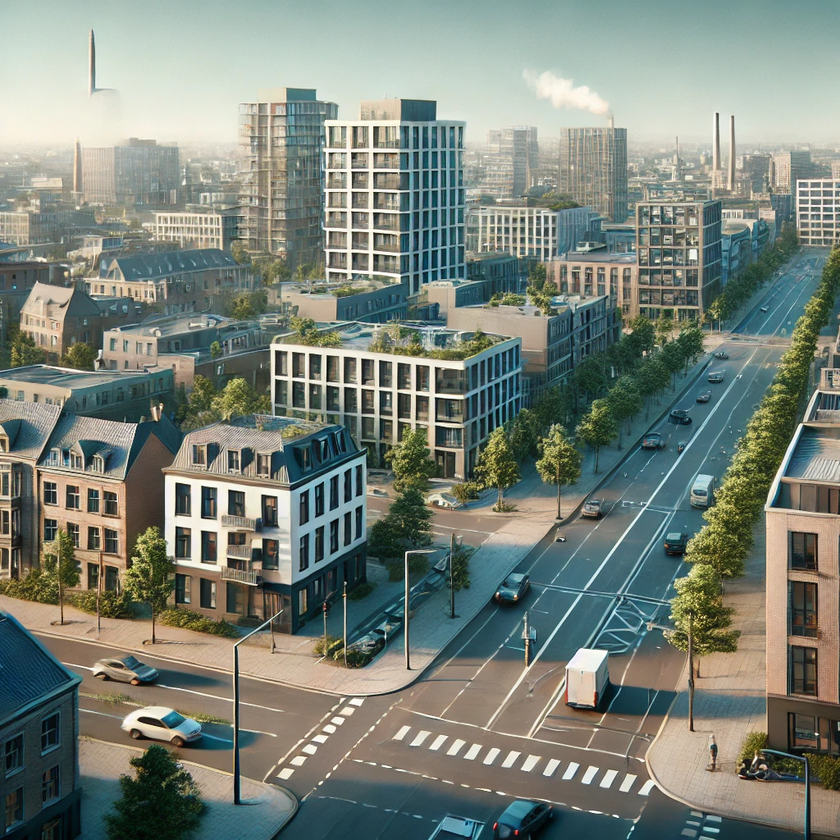
#> input picture Trabalho_01/image/cidade_1024X1024.png, 840 x 840 px, shrunk from 1024 x 1024 before the run
$ python q5.py
#> lines starting #> are read from the running program, lines starting #| are printed output that depends on the picture
#> further down, imagem is the input picture: shape (840, 840, 3); mean B, G, R 120.8, 130.9, 122.4
import cv2
import numpy as np

def expansao_contraste_linear(imagem):
    # Separar os canais manualmente
    canais = [imagem[:, :, 0], imagem[:, :, 1], imagem[:, :, 2]]  # R, G, B

    canais_expandidos = []
    for canal in canais:
        I_min, I_max = np.min(canal), np.max(canal)
        L_min, L_max = 0, 255

        # Aplicar a expansão de contraste
        canal_expansao = (canal - I_min) * ((L_max - L_min) / (I_max - I_min)) + L_min

        # Garantir valores válidos entre 0 e 255
        canal_expansao = np.clip(canal_expansao, 0, 255)
        canais_expandidos.append(canal_expansao)
#> this loop made 3 passes
#> pass 1, in expansao_contraste_linear, `canal_expansao = (canal - I_min) * ((L_max - L_min) / (I_max - I_min))..`:
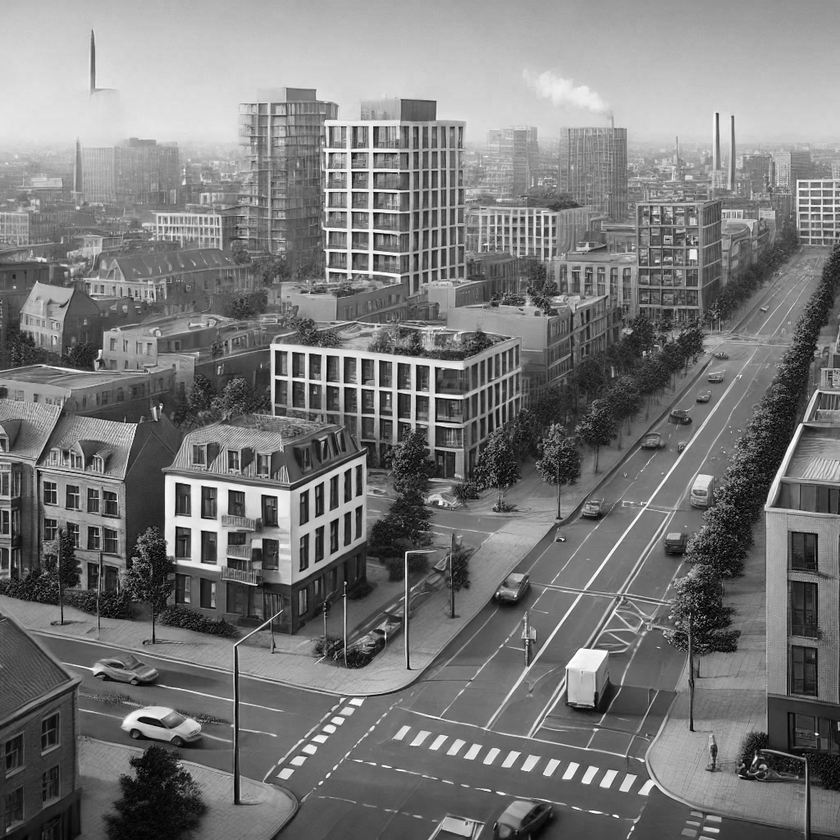
#> canal_expansao: shape (840, 840) float64; min 0, max 255, mean 120.8
#> after the loop, canais_expandidos = 3 items

    # Reunir os canais manualmente
    imagem_expansao = np.stack(canais_expandidos, axis=-1)
    return imagem_expansao.astype(np.uint8)


def compressao_expansao(imagem, c=0.0001):
    # Separar os canais manualmente
#> called with c = 0.0001
    canais = [imagem[:, :, 0], imagem[:, :, 1], imagem[:, :, 2]]  # R, G, B

    canais_comprimidos = []
    for canal in canais:
        # Aplicar a transformação quadrática
        canal_compressao = c * np.power(canal, 2)

        # Reescalar para [0, 255]
        canal_compressao = (canal_compressao - np.min(canal_compressao)) * (255 / (np.max(canal_compressao) - np.min(canal_compressao)))

        # Garantir valores válidos entre 0 e 255
        canal_compressao = np.clip(canal_compressao, 0, 255)
        canais_comprimidos.append(canal_compressao)
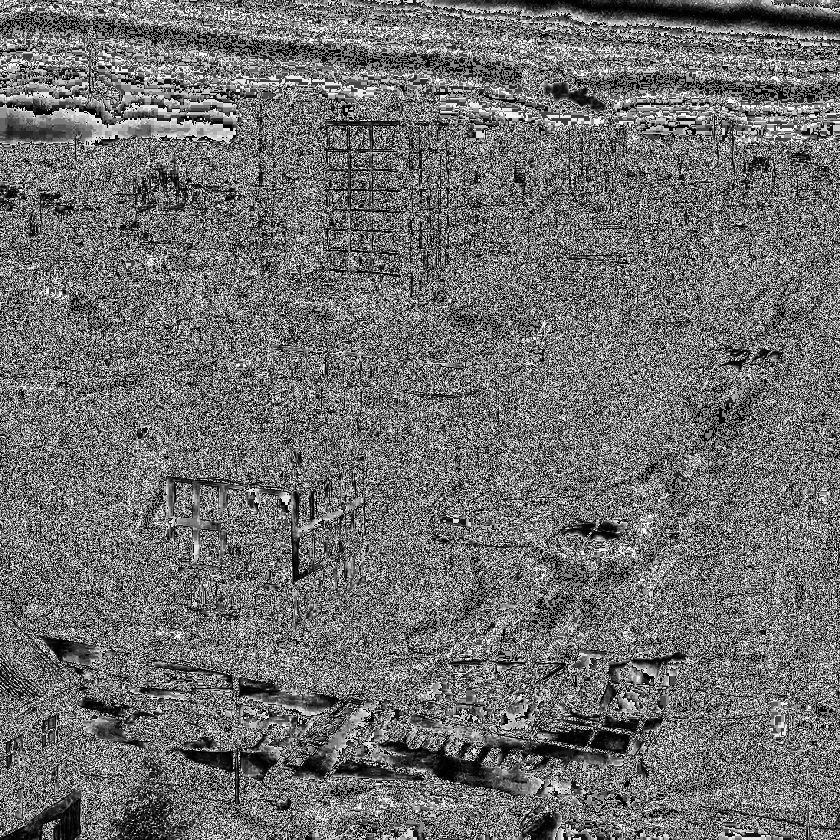
#> canal_compressao: shape (840, 840) float64; min 0, max 255, mean 111.1
#> after the loop, canais_comprimidos = 3 items

    # Reunir os canais manualmente
    imagem_compressao = np.stack(canais_comprimidos, axis=-1)
    return imagem_compressao.astype(np.uint8)

def dente_de_serra(imagem, T=128):
    # Separar os canais manualmente
#> called with T = 128
    canais = [imagem[:, :, 0], imagem[:, :, 1], imagem[:, :, 2]]  # R, G, B

    canais_dente_serra = []
    for canal in canais:
        # Aplicar a função dente de serra
        canal_dente_serra = (canal % T) * (255 // T)

        # Garantir valores válidos entre 0 e 255
        canal_dente_serra = np.clip(canal_dente_serra, 0, 255)
        canais_dente_serra.append(canal_dente_serra)
#> after the loop, canais_dente_serra = 3 items

    # Reunir os canais manualmente
    imagem_dente_serra = np.stack(canais_dente_serra, axis=-1)
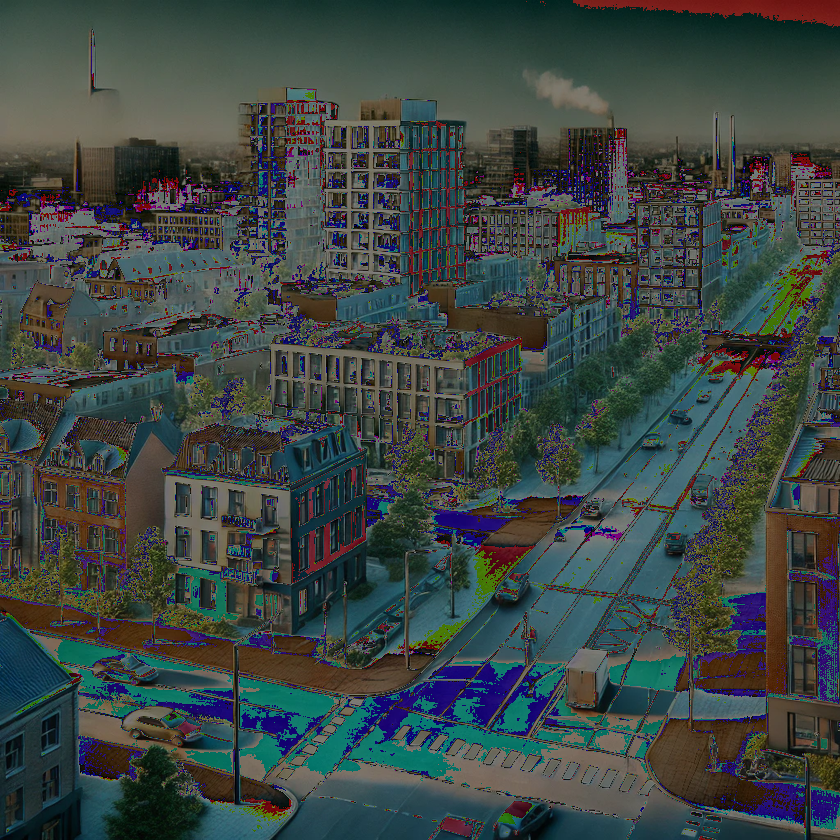
#> imagem_dente_serra: shape (840, 840, 3); mean of channels 0, 1, 2 67.2, 69.3, 60.2; drawn as B, G, R
    return imagem_dente_serra.astype(np.uint8)

def transformada_logaritmica(imagem):
    # Separar os canais manualmente
    canais = [imagem[:, :, 0], imagem[:, :, 1], imagem[:, :, 2]]  # R, G, B

    canais_log = []
    for canal in canais:
        # Adicionar um pequeno valor para evitar log(0)
        canal_temp = canal + 1e-5

        # Calcular a constante de normalização
        I_max = np.max(canal_temp)
        c = 255 / np.log(1 + I_max)

        # Aplicar a transformação logarítmica
        canal_log = c * np.log(1 + canal_temp)

        # Reescalar para [0, 255]
        canal_log = (canal_log - np.min(canal_log)) * (255 / (np.max(canal_log) - np.min(canal_log)))

        # Garantir valores válidos entre 0 e 255
        canal_log = np.clip(canal_log, 0, 255)
        canais_log.append(canal_log)
#> this loop made 3 passes
#> pass 1, in transformada_logaritmica, `canal_log = c * np.log(1 + canal_temp)`:
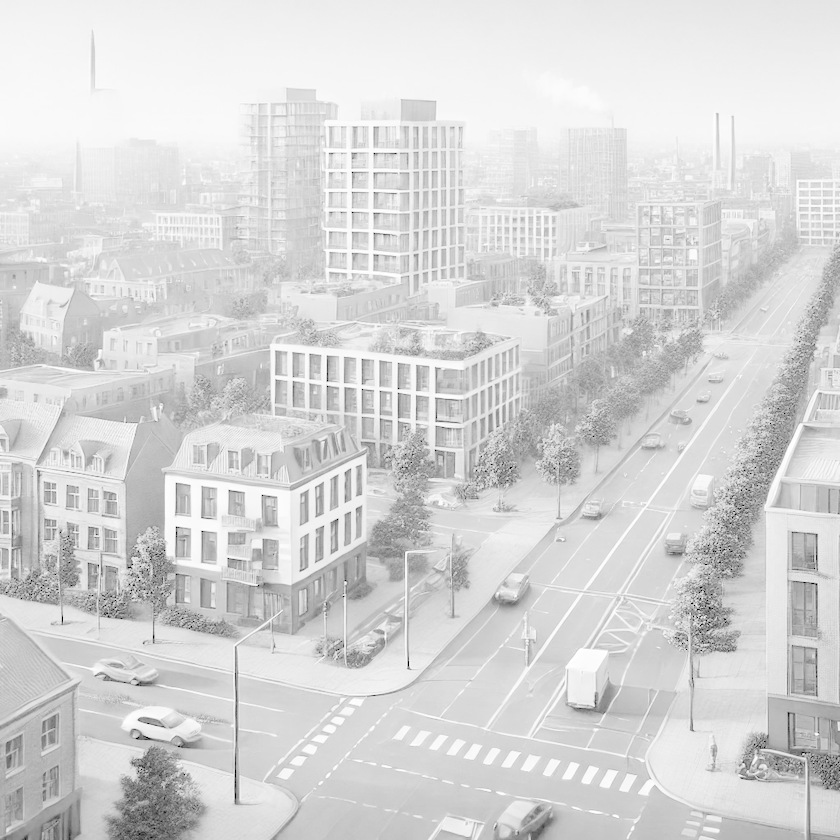
#> canal_log: shape (840, 840) float64; min 0.00046, max 255, mean 214.4
#> after the loop:
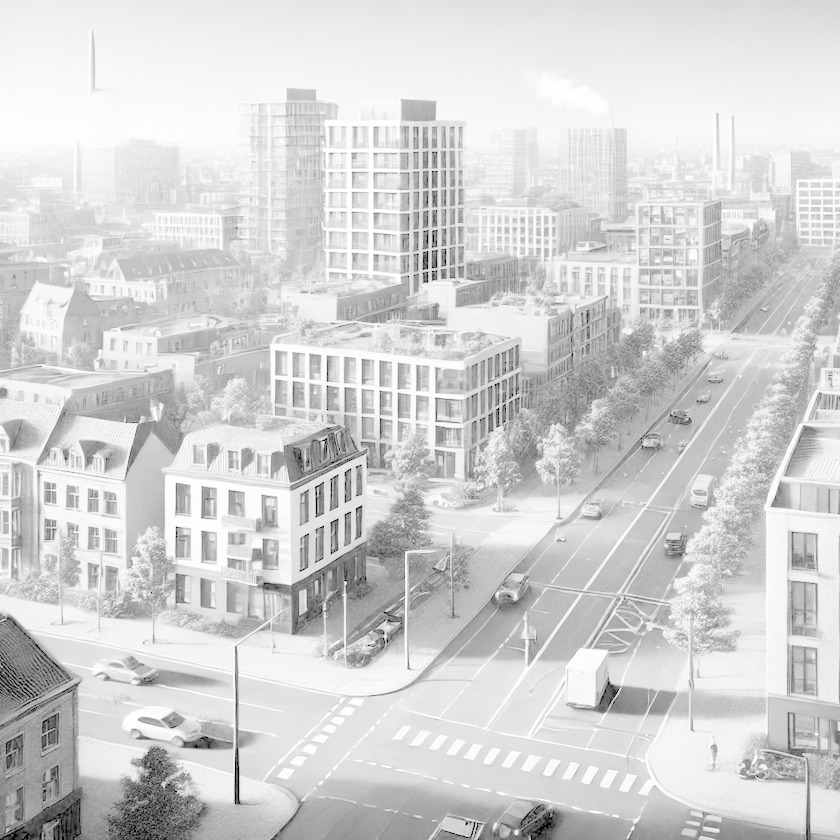
#> canal_log: shape (840, 840) float64; min 0, max 255, mean 211.1
#> after the loop, canais_log = 3 items

    # Reunir os canais manualmente
    imagem_log = np.stack(canais_log, axis=-1)
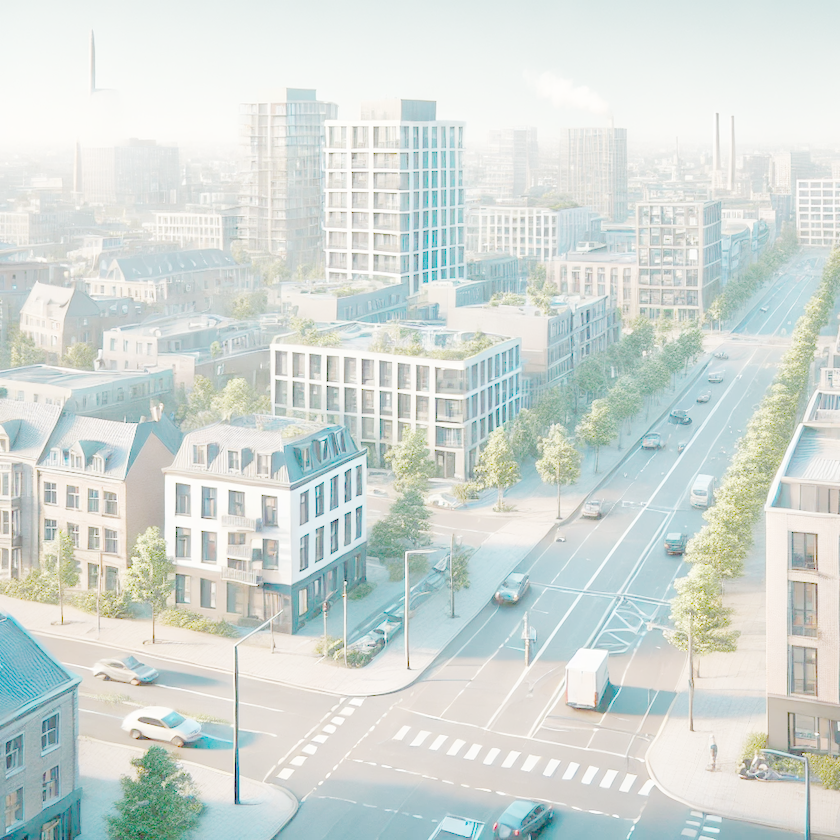
#> imagem_log: shape (840, 840, 3) float64; mean of channels 0, 1, 2 214.4, 218.8, 211.1; drawn as B, G, R
    return imagem_log.astype(np.uint8)


# Carregar a imagem
imagem = cv2.imread('../image/cidade_1024X1024.png')

# Aplicar as transformações radiométricas
imagem_expansao = expansao_contraste_linear(imagem)
imagem_compressao = compressao_expansao(imagem)
imagem_dente_serra = dente_de_serra(imagem)
imagem_logaritmica = transformada_logaritmica(imagem)

# Salvar os resultados
cv2.imwrite('imagem_expansao_contraste.png', imagem_expansao)
cv2.imwrite('imagem_compressao_expansao.png', imagem_compressao)
cv2.imwrite('imagem_dente_de_serra.png', imagem_dente_serra)
cv2.imwrite('imagem_logaritmica.png', imagem_logaritmica)
